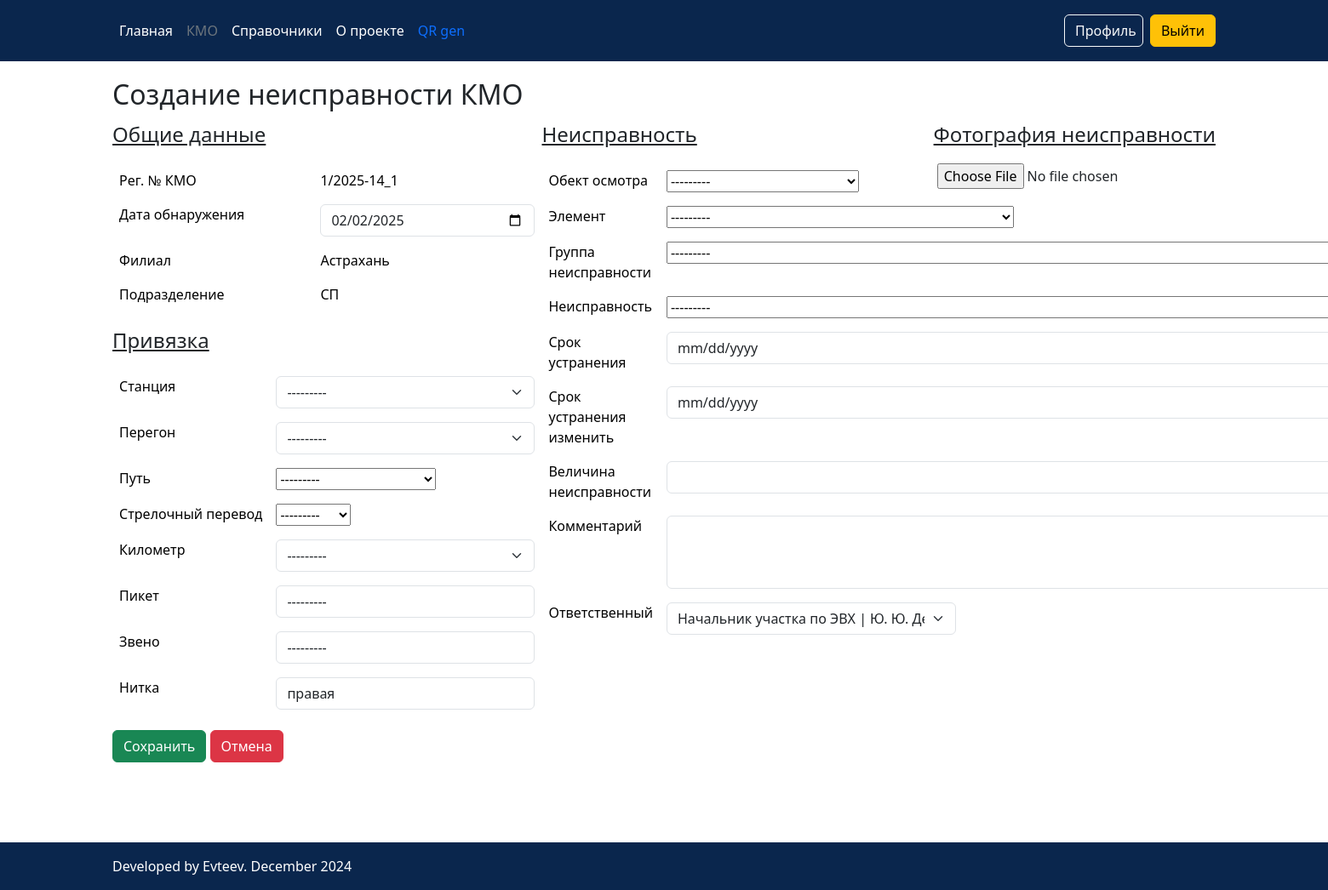
Before: /create_kmo_det/1/6 (signed in) with the older database file.
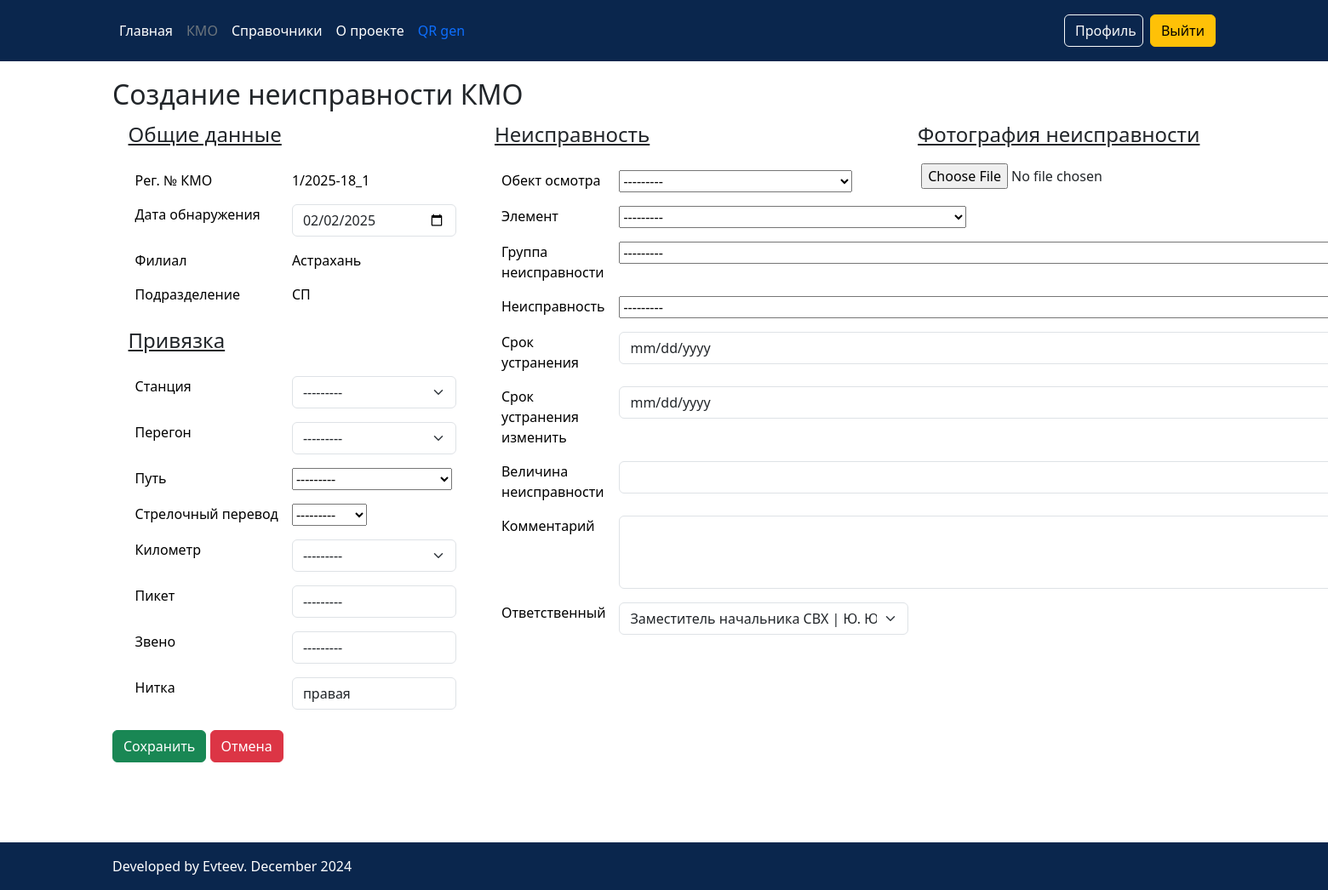
After: the same page with the newer database file.
### KMO/models.py (models this page shows)
class Kmo(models.Model):
    iddepowner = models.ForeignKey(Bs_depowner, on_delete=models.CASCADE, verbose_name='Филиал')
    created_at = models.DateTimeField('Дата создания', auto_now_add=True, editable=False)
    user_creator = models.CharField('Создатель', max_length=50, null=True, blank=True)
    s_update_user = models.CharField('Изменивший', max_length=25, null=True, blank=True)
    updated_at = models.DateTimeField('Дата изменения', auto_now=True, editable=False)
    n_regnumber = models.CharField('Рег. №', max_length=12)
    date_detection = models.DateField('Дата обнаружения')
    idprofile = models.ForeignKey(Profile, on_delete=models.CASCADE, verbose_name='Председатель', null=True)
    approved = models.BooleanField('Утверждён', default=False, null=True, blank=True)
    def __str__(self):
        return ('КМО Рег. №' + str(self.n_regnumber) + ' от ' + str(self.date_detection)
                )
    class Meta:
        verbose_name = 'КМО'
        verbose_name_plural = 'Список КМО'

### BS/models.py (models this page shows)
class Bs_depowner(models.Model):
    s_mnemocode = models.CharField('мнемокод', max_length=10)
    s_name = models.CharField('Филиал', max_length=30)
    s_create_user = models.CharField('Создатель', max_length=25)
    created_at = models.DateTimeField('Дата создания', auto_now_add=True, editable=False)
    s_update_user = models.CharField('Изменивший', max_length=25, null=True, blank=True)
    updated_at = models.DateTimeField('Дата изменения', auto_now=True, editable=False)
    not_used = models.BooleanField('Недействующий', default=False)
    def __str__(self):
        return self.s_name
    class Meta:
        verbose_name = 'Филиал'
        verbose_name_plural = 'Филиалы'

### Main/views.py (the view)
# urls.py: path('create_kmo_det/<int:kmo_id>/<int:kmo_det_department>', views.create_kmo_det, name='create_kmo_det'),
@login_required()
def create_kmo_det(request, kmo_id, kmo_det_department):
    idKMO = Kmo.objects.get(id=kmo_id)
    if idKMO.approved:
        return HttpResponseRedirect(f'/view_kmo/{kmo_id}')
    error = ''
    if request.method == 'POST':
        print('=========== POST =============')
        form_create_kmodet = KMOdetForm_edit(request.POST, request.FILES)
        if form_create_kmodet.is_valid():
            print('=========== form_create_kmodet is_valid=============')
            form_create_kmodet.instance.user_creator = request.user.username
            form_create_kmodet.save()
            return redirect(f'/edit_kmo/{kmo_id}')
        else:
            error = 'Форма ошибочна \n' + str(form_create_kmodet.errors)
    else:
        idDepartment = Bs_department.objects.get(id=kmo_det_department)
        idDepowner_row = Kmo.objects.filter(id=kmo_id).values('iddepowner').first()
        idresponsible_f = Kmo_responsible.objects.filter(iddepowner=idKMO.iddepowner, iddepartment=idDepartment).first()
        idDepowner = Bs_depowner.objects.get(id=idDepowner_row['iddepowner'])
        kmodet = Kmodet(idkmo=idKMO, iddepartment=idDepartment, date_detection=datetime.now().date(),
                        user_creator=request.user.username, iddepowner=idDepowner, idresponsible=idresponsible_f)
        form_create_kmodet = KMOdetForm_create(instance=kmodet)
        context = {
            'title_view': 'Создать неисправность КМО',
            'form_create_kmodet': form_create_kmodet,
            'header_KMO_data': idKMO,
            'idDepartment': idDepartment,
            'error': error,
        }
        return render(request, 'KMO/KMO_det/create_kmo_det.html', context)

### BS/models.py (called while the page is built)
    def __str__(self):
        return self.s_name

    def __str__(self):
        return self.s_name

    def __str__(self):
        return self.s_name

    def __str__(self):
        return str(self.s_name) + '(' + str(self.idrwstation) + ')'

    def __str__(self):
        return str(self.s_name) + 'км(' + str(self.idrwstation) + ')'

    def __str__(self):
        return str(self.left_border) + ' - ' + str(self.right_border)

    def __str__(self):
        return str(self.s_name) + ' ' + str(self.mark_crossp)

    def __str__(self):
        return self.s_name

    def __str__(self):
        return self.s_name

    def __str__(self):
        return self.s_name

    def __str__(self):
        return (str(self.s_name) +
                ' [ ' + str(self.s_deviation_interval) +
                ' | ' + str(self.d_deadline) +
                ' | ' + str(self.s_measurement) +
                ' | ' + str(self.n_speed_limit) + ']')

### KMO/models.py (called while the page is built)
    def __str__(self):
        return str(self.idprofile) + '(' + str(self.iddepartment) + ')'

### Main/models.py (called while the page is built)
    def __str__(self):
        return str(self.idposition) + ' | ' + str(self.get_fio())

### KMO/templates/KMO/KMO_det/create_kmo_det.html (shortened to what the changed rows need)
{% extends 'main/base.html'%}
{% load static %}
{% block content %}
<div class="container" style="margin-bottom: 150px; margin-top: 20px;">
    <h2>Создание неисправности КМО</h2>
    <form id="form-container" method="post" style="margin-top: 10px; margin-bottom: 30px" enctype="multipart/form-data">
        <div style="display: flex; justify-content: space-around;flex-wrap: wrap;">
            <div class="general_info">
                <table class="table table-borderless">
                  <tbody>
                    <tr>
                      <td >Рег. № КМО</td>
                      <td>{{header_KMO_data.n_regnumber}}</td>
                    </tr>
                    <tr>
                      <td scope="row">Филиал</td>
                      <td>{{header_KMO_data.iddepowner}}</td>
                    </tr>
                  </tbody>
                </table>
            </div>
            <div class="defect">
                <table class="table table-borderless">
                  <tbody>
                  <tr>
                      <td>{{ form_create_kmodet.idresponsible }}</td>
                    </tr>
                  </tbody>
                </table>
            </div>
        </div>
    </form>
</div>
{% endblock %}

Changed rows visible on the page:
changed Kmo "Астрахань": n_regnumber "1/2025-14_1" → "1/2025-18_1"
Other visible differences:
form field idresponsible: "Начальник участка по ЭВХ | Ю. Ю. Деревенкин(СП)" → "Заместитель начальника СВХ | Ю. Ю. Деревенкин(СП)"
